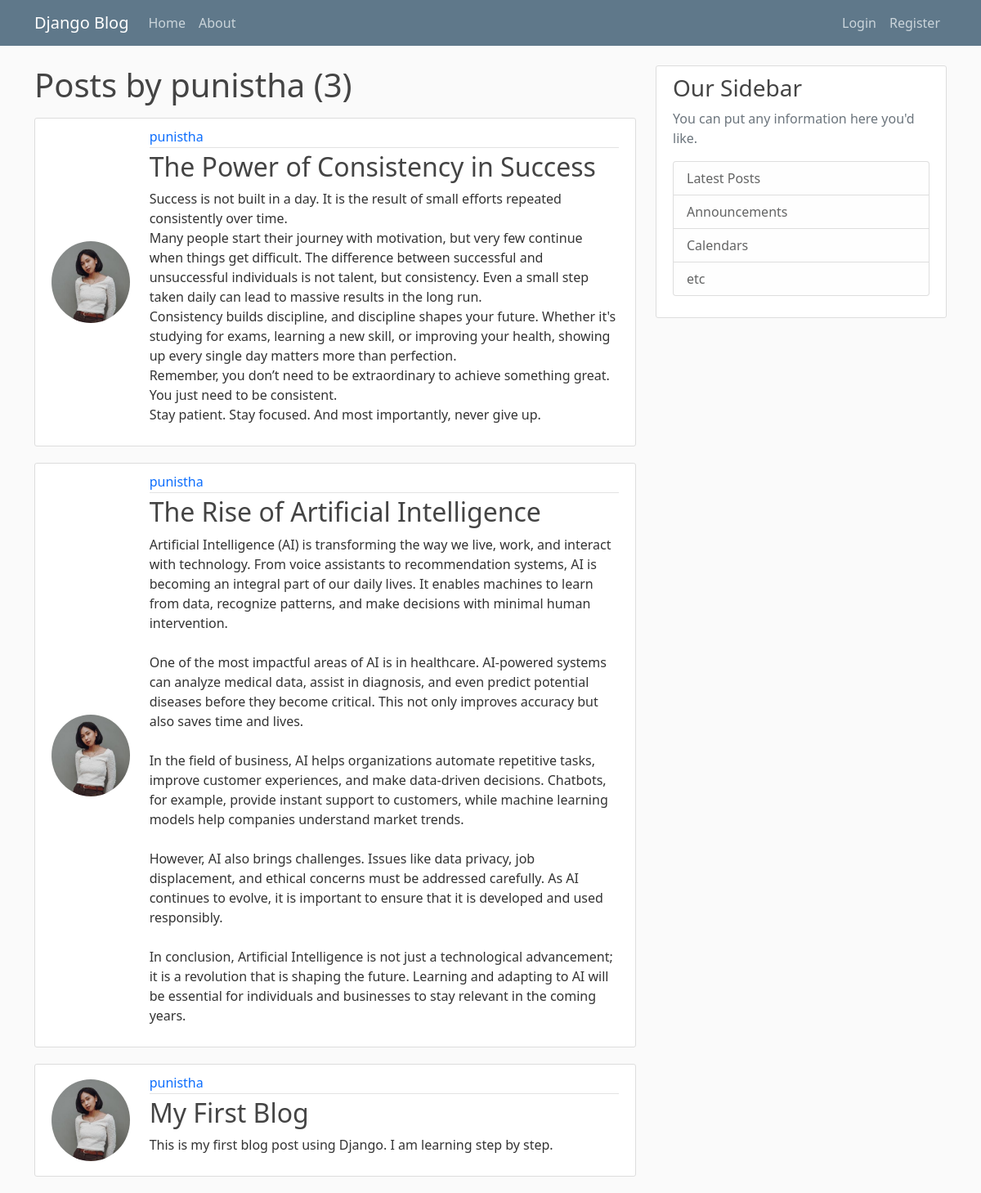
The page /user/punistha on the database its author committed.
### blog/models.py (models this page shows, shortened)
class Post(models.Model):
    title = models.CharField(max_length=100)
    content = models.TextField()
    date_posted = models.DateTimeField(auto_now_add=True)
    author = models.ForeignKey(User, on_delete=models.CASCADE)

### users/models.py (models this page shows, shortened)
class Profile(models.Model):
    user=models.OneToOneField(User,on_delete=models.CASCADE)
    image=models.ImageField(default='default.jpg',upload_to='profile_pics')

### blog/views.py (the view)
# urls.py: path('user/<str:username>', UserPostListView.as_view(), name='user-posts'),
class UserPostListView(ListView):
    model = Post
    template_name = 'blog/user_posts.html'
    context_object_name = 'posts'
    paginate_by = 5
    def get_queryset(self):
        user = get_object_or_404(User,username=self.kwargs.get('username'))
        return Post.objects.filter(author=user).order_by('-date_posted')

### blog/templates/blog/user_posts.html (shortened to what this page needs)
{% extends 'blog/base.html' %} {% block content %}
<h1 class="mb-3">
    Posts by {{ view.kwargs.username }} ({{ page_obj.paginator.count }})
</h1>
{% for post in posts %}
<article class="media content-section">
  <div class="row">
    <div class="col-md-2 d-flex align-items-center justify-content-center">
      <img
        class="rounded-circle"
        src="{{ post.author.profile.image.url }}"
        style="width: 100px; height: 100px; object-fit: cover;"
      />
    </div>
    <div class="media-body col-md-10">
      <div class="article-metadata">
        <a
          class="mr-2 text-decoration-none"
          href="{% url 'user-posts' post.author.username %}"
          >{{ post.author }}</a
        >
      </div>
      <h2>
        <a
          class="article-title text-decoration-none"
          href="{% url 'post-detail' post.pk %}"
          >{{ post.title }}</a
        >
      </h2>
      <p class="article-content">{{ post.content }}</p>
    </div>
  </div>
</article>
{% endfor %}  {% endblock content%}

### blog/static/blog/main.css (style rules this page uses)
body { background: #fafafa; color: #333333; margin-top: 5rem; }
h1, h2, h3, h4, h5, h6 { color: #444444; }
.content-section { background: #ffffff; padding: 10px 20px; border: 1px solid #dddddd; border-radius: 3px; margin-bottom: 20px; }
.article-title { color: #444444; }
.article-content { white-space: pre-line; }
.article-metadata { padding-bottom: 1px; margin-bottom: 4px; border-bottom: 1px solid #e3e3e3 }

### rows shown on the page
Post: author.profile.image (picture), author "punistha", title "The Power of Consistency in Success", content "Success is not built in a day. It is the result of small efforts repeated consistently over time. Many people start their journey with motivation, but very few continue when things get difficult. The difference between successful and unsuccessful individuals is not talent, but consistency. Even a small step taken daily can lead to massive results in the long run. Consistency builds discipline, and discipline shapes your future. Whether it's studying for exams, learning a new skill, or improving your health, showing up every single day matters more than perfection. Remember, you don’t need to be extraordinary to achieve something great. You just need to be consistent. Stay patient. Stay…"
Post: author.profile.image (picture), author "punistha", title "The Rise of Artificial Intelligence", content "Artificial Intelligence (AI) is transforming the way we live, work, and interact with technology. From voice assistants to recommendation systems, AI is becoming an integral part of our daily lives. It enables machines to learn from data, recognize patterns, and make decisions with minimal human intervention. One of the most impactful areas of AI is in healthcare. AI-powered systems can analyze medical data, assist in diagnosis, and even predict potential diseases before they become critical. This not only improves accuracy but also saves time and lives. In the field of business, AI helps organizations automate repetitive tasks, improve customer experiences, and make data-driven decisions.…"
Post: author.profile.image (picture), author "punistha", title "My First Blog", content "This is my first blog post using Django. I am learning step by step."

### other values the page prints
{{ view.kwargs.username }} "punistha"
{{ page_obj.paginator.count }} "3"
